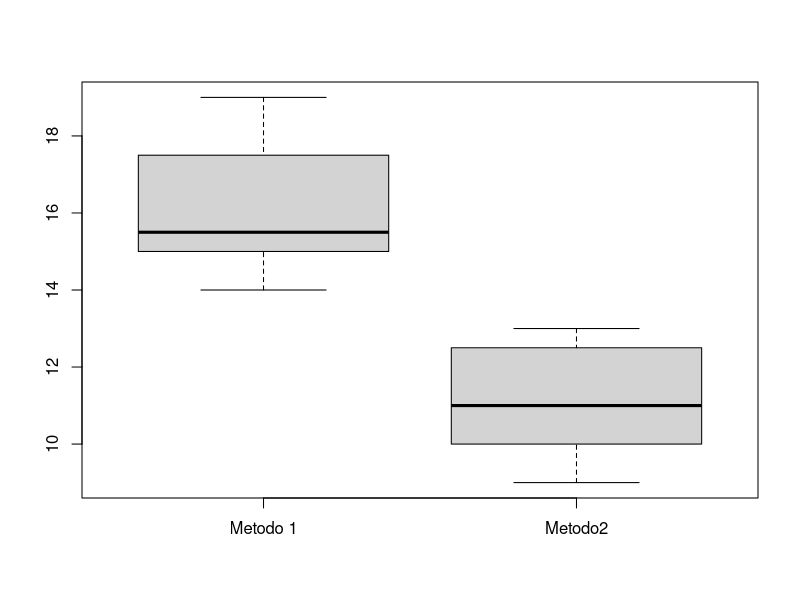

The R source for this figure:
# Laboratorio 2 Estadística

# Leonardo López 14-10576
# Manuel Gil 14-10397

x1 <- c(15, 16, 14, 15, 17, 18, 19, 15)
x2 <- c(13, 12, 11, 13, 11, 9, 10, 10)

summary(x1)
summary(x2)

boxplot(x1,x2, names=c("Metodo 1","Metodo2"))

# En los diagrama de caja se puede observar que el método 1
# tiene resultados muy superiores al método 2, teniendo su
# mínimo por encima del máximo del método 2 y su mediana
# casi 6 unidades por encima.

t.test( x1, x2, conf.level = 0.95, var.equal = TRUE)$conf.int
# t.test( x1, x2, conf.level = 0.95)$conf.int

# El intervalo de confianza del 95% para la diferencia de las medias es
# (3.286326, 6.713674)
# Como el intervalo no incluye al 0, es probable que las medias de ambos
# métodos no sean iguales. Que el intervalo sea positivo indica que la
# media del método 1 es mayor, lo cual concuerda con lo observado en el
# análisis descriptivo.

sd(x1)
sd(x2)

# La diferencia entre las medias es muy pequeña por lo cual podríamos
# considerarlas estadísticamente iguales.
# De hecho, el intervalo de confianza que se obtiene asumiendo que las
# varianzas son iguales es casi igual al que se obtiene asumiendo que
# no lo son
